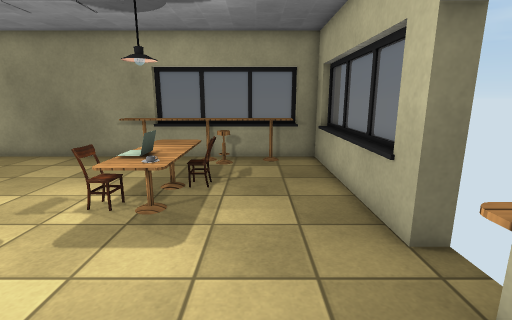
View 1 (above)

16 first-person views from a walk through a 3-D level made in the Unity game engine. The camera is 1.4 m above the floor, tilts 12° down and sees 85° across. Doors are open. The floor is counted in squares, 0.5 m on a side. Each view is taken from the middle of a square. On the plan, view 1 faces up. The plan holds only what a view shows up to about 19 squares ahead; the rest is blank. The player character is not drawn. Some surface patterns are stand-ins.

View 2
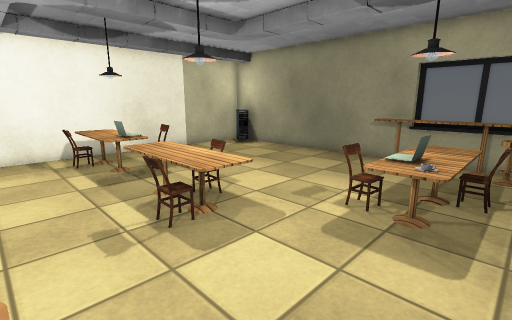

View 3
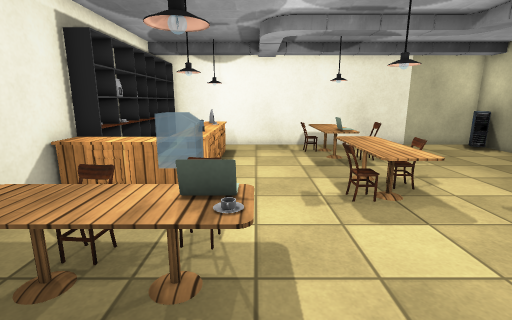

View 4
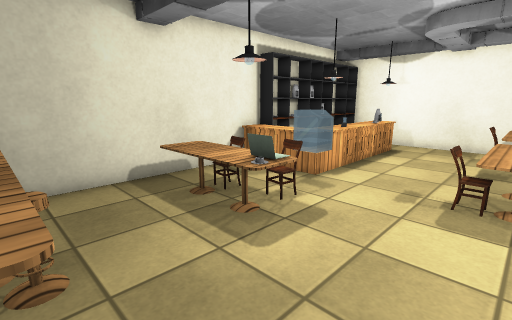

View 5
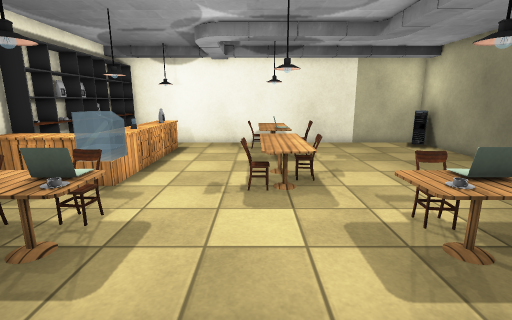

View 6
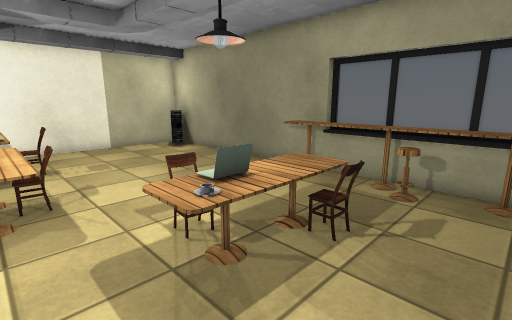

View 7
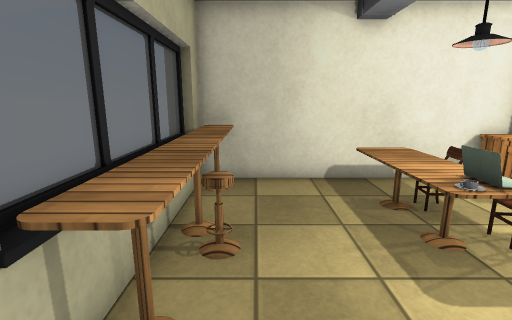

View 8
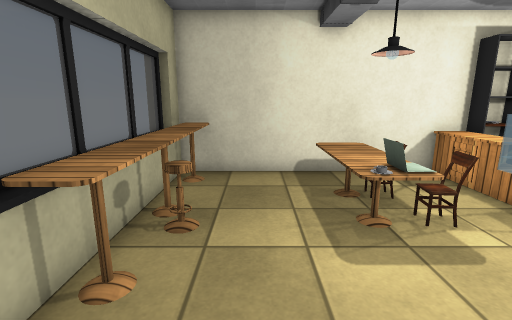

View 9
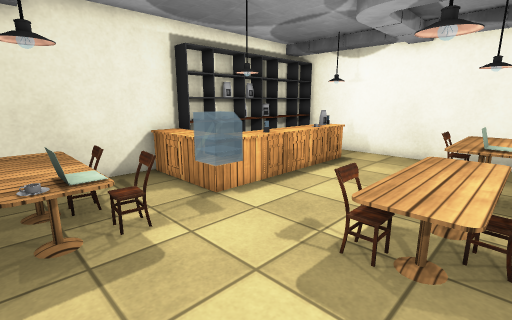

View 10
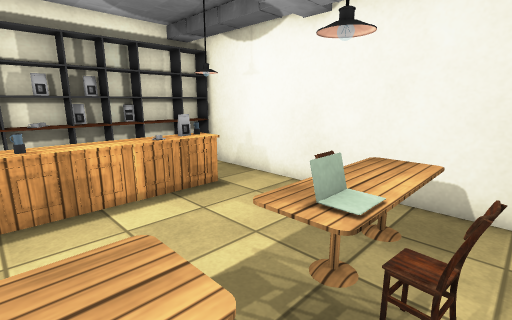

View 11
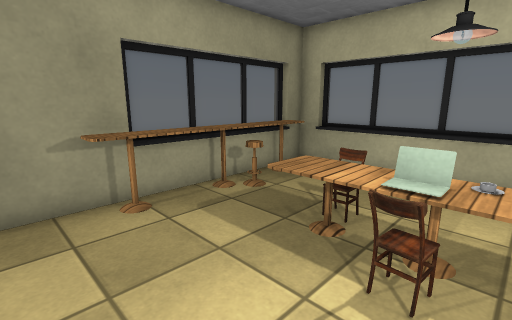

View 12
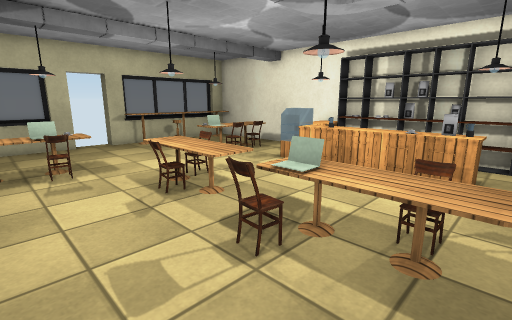

View 13
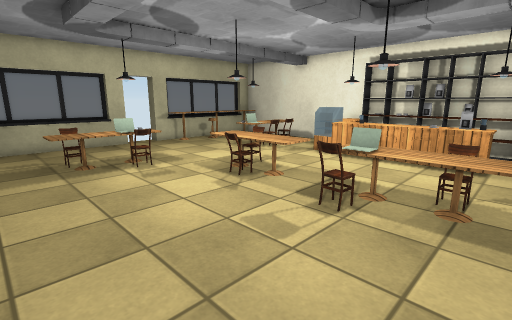

View 14
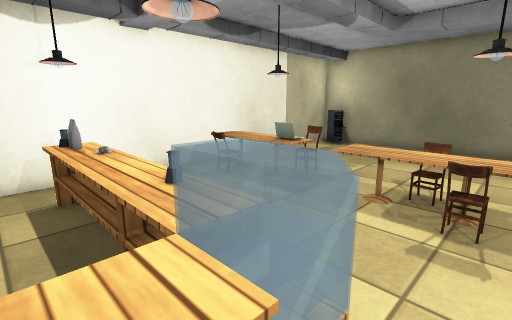

View 15
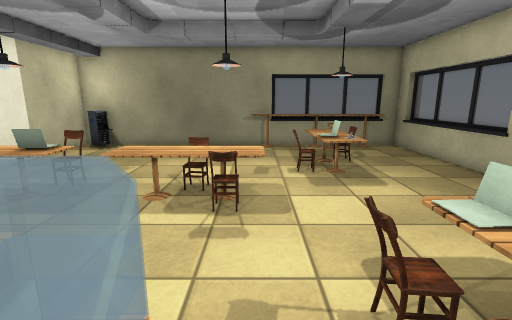

View 16
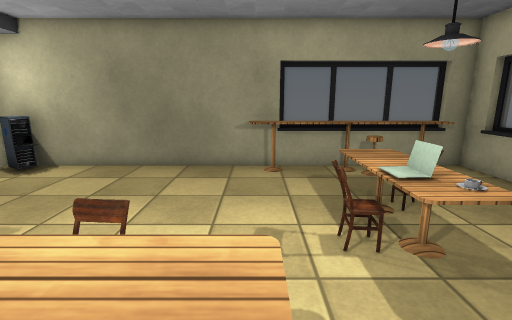

### Floor plan
Points are (right, up) in squares from view 1. A wall is a line through its corners. A room is listed if a view was taken in it or the views show most of it. See-through windows are left out.
Room 1 (views 1, 2, 3, 4, 5, 6, 7, 8, 9, 10, 11, 12, 13, 14, 15, 16)
walls: (3, 5) (3, 14) (-17, 14) (-17, -5.2); (3.3, 6) (3.3, 13); (-10.6, -6) (3, -6) (3, 3); (3.3, -3.1) (3.3, 1.9); (1.3, 14.3) (-5, 14.3); (2, 14.3) (1.5, 14.3)
ways out: open door at (3.2, 4)
objects: other object (-16, -6) to (-8, -5); table (-16, 3) to (-12, 5); other object (-16, 13) to (-15, 13); table (-15, -5) to (-7, -2); other object (-15, 3) to (-14, 3); other object (-13, 4); laptop (-13, 4) to (-12, 5); other object (-13, 6) to (-12, 6); table (-12, 5); table (-10, 3) to (-6, 5); other object (-8, 5); other object (-7, 3); table (-6, 13) to (-3, 13); other object (-5, -1); table (-4, -4) to (-2, 0); other object (-4, -3); table (-4, 0); table (-4, 6) to (-2, 10); other object (-4, 7); other object (-3, -1); laptop (-3, 0); other object (-3, 7); laptop (-3, 8); other object (-2, 9) to (-1, 9); other object (-2, 12) to (-1, 13); table (0, 13) to (2, 13); other object (1, -1) to (2, -1); table (2, -5) to (2, -2); table (2, 0) to (2, 2)

Positions as (right, up) in squares from view 1, and headings:
1: (0, 0), facing up
2: (-1, 0), facing up-left
3: (1, 0), facing left
4: (2, 4), facing down-left
5: (2, 3), facing left
6: (1, 4), facing up-left
7: (1, 4), facing down
8: (0, 5), facing down
9: (-2, 5), facing down-left
10: (-9, 6), facing down-left
11: (-8, 6), facing up-right
12: (-16, 9), facing down-right
13: (-16, 12), facing down-right
14: (-6, -4), facing up-left
15: (-6, -4), facing up
16: (-6, 2), facing up
